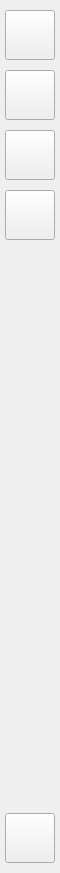
     <widget class="QWidget" name="iconOnlyMenu" native="true">
      <property name="minimumSize">
       <size>
        <width>60</width>
        <height>0</height>
       </size>
      </property>
      <property name="maximumSize">
       <size>
        <width>50</width>
        <height>16777215</height>
       </size>
      </property>
      <layout class="QVBoxLayout" name="verticalLayout_3">
       <property name="spacing">
        <number>0</number>
       </property>
       <property name="leftMargin">
        <number>2</number>
       </property>
       <property name="topMargin">
        <number>0</number>
       </property>
       <property name="rightMargin">
        <number>2</number>
       </property>
       <property name="bottomMargin">
        <number>0</number>
       </property>
       <item>
        <layout class="QVBoxLayout" name="verticalLayout">
         <property name="spacing">
          <number>10</number>
         </property>
         <property name="topMargin">
          <number>10</number>
         </property>
         <property name="bottomMargin">
          <number>10</number>
         </property>
         <item alignment="Qt::AlignHCenter|Qt::AlignVCenter">
          <widget class="QPushButton" name="pushButton">
           <property name="minimumSize">
            <size>
             <width>50</width>
             <height>50</height>
            </size>
           </property>
           <property name="maximumSize">
            <size>
             <width>50</width>
             <height>50</height>
            </size>
           </property>
           <property name="text">
            <string/>
           </property>
           <property name="icon">
            <iconset resource="QtStockV3.qrc">
             <normaloff>:/QtStockV3/src/icon/icon_collect-01.png</normaloff>:/QtStockV3/src/icon/icon_collect-01.png</iconset>
           </property>
           <property name="iconSize">
            <size>
             <width>40</width>
             <height>40</height>
            </size>
           </property>
          </widget>
         </item>
         <item alignment="Qt::AlignHCenter">
          <widget class="QPushButton" name="trendBtn_1">
           <property name="minimumSize">
            <size>
             <width>50</width>
             <height>50</height>
            </size>
           </property>
           <property name="maximumSize">
            <size>
             <width>50</width>
             <height>50</height>
            </size>
           </property>
           <property name="text">
            <string/>
           </property>
           <property name="icon">
            <iconset resource="QtStockV3.qrc">
             <normaloff>:/QtStockV3/src/icon/icon_collect-04.png</normaloff>:/QtStockV3/src/icon/icon_collect-04.png</iconset>
           </property>
           <property name="iconSize">
            <size>
             <width>40</width>
             <height>40</height>
            </size>
           </property>
           <property name="checkable">
            <bool>true</bool>
           </property>
           <property name="autoExclusive">
            <bool>true</bool>
           </property>
          </widget>
         </item>
         <item alignment="Qt::AlignHCenter">
          <widget class="QPushButton" name="rankBtn_1">
           <property name="minimumSize">
            <size>
             <width>50</width>
             <height>50</height>
            </size>
           </property>
           <property name="maximumSize">
            <size>
             <width>50</width>
             <height>50</height>
            </size>
           </property>
           <property name="text">
            <string/>
           </property>
           <property name="icon">
            <iconset resource="QtStockV3.qrc">
             <normaloff>:/QtStockV3/src/icon/icon_collect-03.png</normaloff>:/QtStockV3/src/icon/icon_collect-03.png</iconset>
           </property>
           <property name="iconSize">
            <size>
             <width>40</width>
             <height>40</height>
            </size>
           </property>
           <property name="checkable">
            <bool>true</bool>
           </property>
           <property name="autoExclusive">
            <bool>true</bool>
           </property>
          </widget>
         </item>
         <item alignment="Qt::AlignHCenter">
          <widget class="QPushButton" name="moreBtn_1">
           <property name="minimumSize">
            <size>
             <width>50</width>
             <height>50</height>
            </size>
           </property>
           <property name="maximumSize">
            <size>
             <width>50</width>
             <height>50</height>
            </size>
           </property>
           <property name="text">
            <string/>
           </property>
           <property name="icon">
            <iconset resource="QtStockV3.qrc">
             <normaloff>:/QtStockV3/src/icon/icon_collect-17.png</normaloff>:/QtStockV3/src/icon/icon_collect-17.png</iconset>
           </property>
           <property name="iconSize">
            <size>
             <width>40</width>
             <height>40</height>
            </size>
           </property>
           <property name="checkable">
            <bool>true</bool>
           </property>
           <property name="autoExclusive">
            <bool>true</bool>
           </property>
          </widget>
         </item>
         <item>
          <spacer name="verticalSpacer">
           <property name="orientation">
            <enum>Qt::Vertical</enum>
           </property>
           <property name="sizeHint" stdset="0">
            <size>
             <width>20</width>
             <height>563</height>
            </size>
           </property>
          </spacer>
         </item>
         <item alignment="Qt::AlignHCenter">
          <widget class="QPushButton" name="infoBtn_1">
           <property name="minimumSize">
            <size>
             <width>50</width>
             <height>50</height>
            </size>
           </property>
           <property name="maximumSize">
            <size>
             <width>50</width>
             <height>50</height>
            </size>
           </property>
           <property name="text">
            <string/>
           </property>
           <property name="icon">
            <iconset resource="QtStockV3.qrc">
             <normaloff>:/QtStockV3/src/icon/icon_collect-05.png</normaloff>:/QtStockV3/src/icon/icon_collect-05.png</iconset>
           </property>
           <property name="iconSize">
            <size>
             <width>40</width>
             <height>40</height>
            </size>
           </property>
          </widget>
         </item>
        </layout>
       </item>
      </layout>
     </widget>
